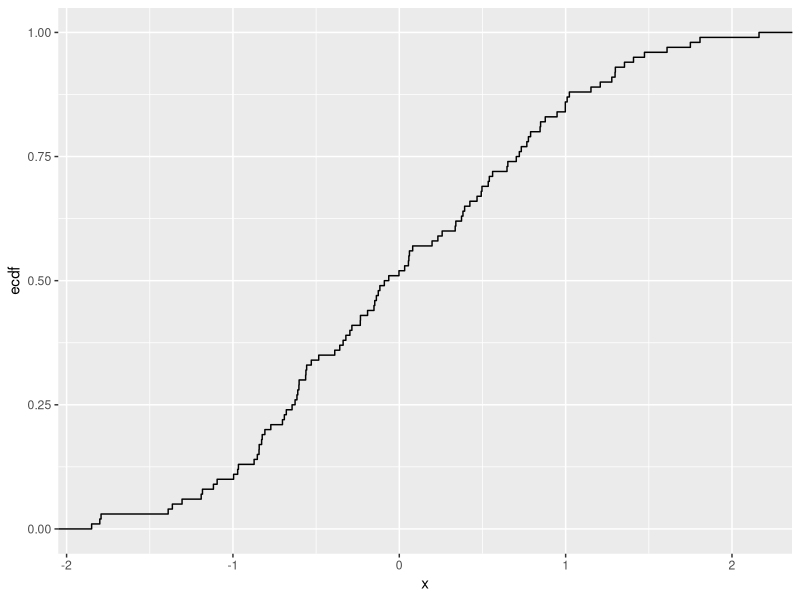
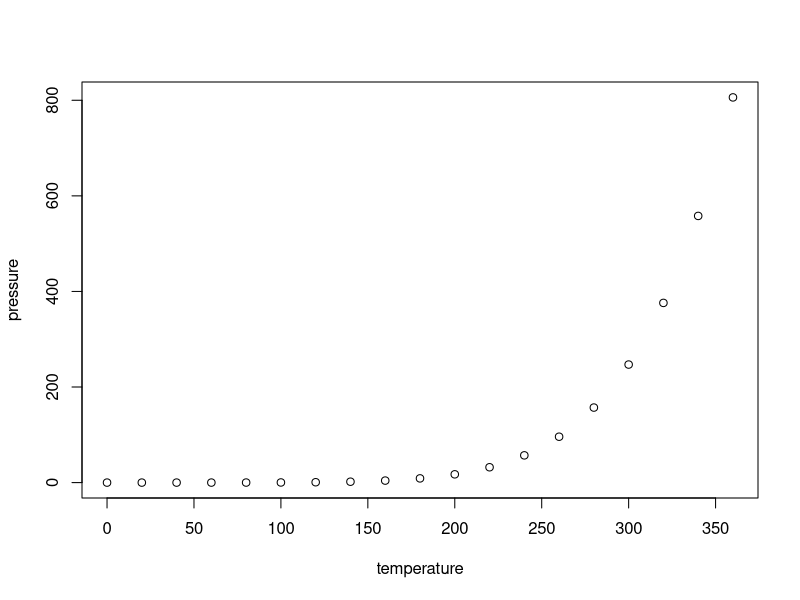

Recreate these plots in R, in order.
## ---- chunk 1
knitr::opts_chunk$set(echo = TRUE)

library(ggplot2)
## ---- chunk 2
n <- 1e2
df <- data.frame(x = rnorm(n), 
                 y = pdf(rnorm))
ggplot(df, aes(x)) + stat_ecdf()
## ---- chunk 3
summary(cars)
## ---- chunk 4
plot(pressure)
